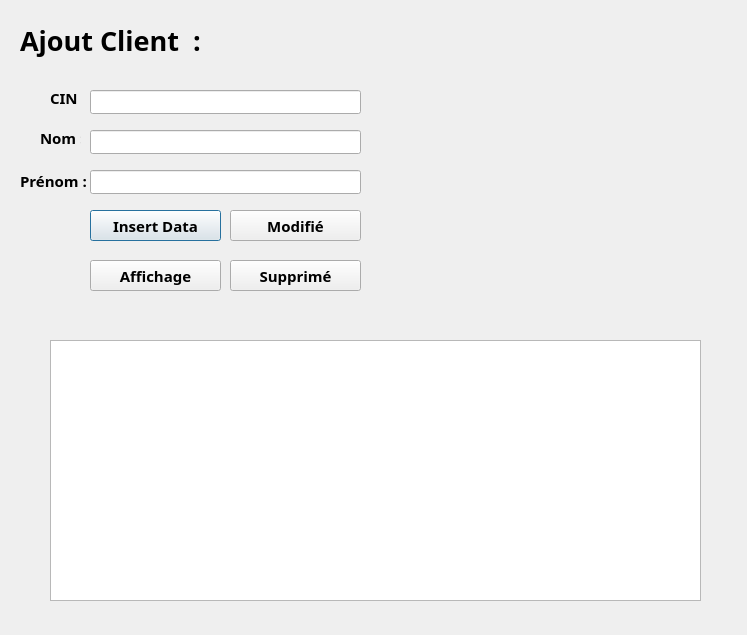
<?xml version="1.0" encoding="UTF-8"?>
<ui version="4.0">
 <class>Client</class>
 <widget class="QDialog" name="Client">
  <property name="geometry">
   <rect>
    <x>0</x>
    <y>0</y>
    <width>747</width>
    <height>635</height>
   </rect>
  </property>
  <property name="cursor">
   <cursorShape>PointingHandCursor</cursorShape>
  </property>
  <property name="windowTitle">
   <string>Dialog</string>
  </property>
  <widget class="QLabel" name="label">
   <property name="geometry">
    <rect>
     <x>20</x>
     <y>20</y>
     <width>231</width>
     <height>41</height>
    </rect>
   </property>
   <property name="font">
    <font>
     <family>Segoe UI Variable Display Semib</family>
     <pointsize>20</pointsize>
     <bold>true</bold>
    </font>
   </property>
   <property name="text">
    <string>Ajout Client  :</string>
   </property>
  </widget>
  <widget class="QLabel" name="label_2">
   <property name="geometry">
    <rect>
     <x>50</x>
     <y>90</y>
     <width>31</width>
     <height>16</height>
    </rect>
   </property>
   <property name="font">
    <font>
     <family>Segoe UI Semibold</family>
     <pointsize>11</pointsize>
     <bold>true</bold>
    </font>
   </property>
   <property name="text">
    <string>CIN :</string>
   </property>
  </widget>
  <widget class="QLabel" name="label_3">
   <property name="geometry">
    <rect>
     <x>40</x>
     <y>130</y>
     <width>41</width>
     <height>16</height>
    </rect>
   </property>
   <property name="font">
    <font>
     <family>Segoe UI Variable Text Semibold</family>
     <pointsize>11</pointsize>
     <bold>true</bold>
    </font>
   </property>
   <property name="text">
    <string>Nom :</string>
   </property>
  </widget>
  <widget class="QLabel" name="label_4">
   <property name="geometry">
    <rect>
     <x>20</x>
     <y>170</y>
     <width>71</width>
     <height>21</height>
    </rect>
   </property>
   <property name="font">
    <font>
     <family>Segoe UI Variable Display Semib</family>
     <pointsize>11</pointsize>
     <bold>true</bold>
    </font>
   </property>
   <property name="text">
    <string>Prénom :</string>
   </property>
  </widget>
  <widget class="QLineEdit" name="lineEdit_CIN">
   <property name="geometry">
    <rect>
     <x>90</x>
     <y>90</y>
     <width>271</width>
     <height>24</height>
    </rect>
   </property>
  </widget>
  <widget class="QLineEdit" name="lineEdit_Nom">
   <property name="geometry">
    <rect>
     <x>90</x>
     <y>130</y>
     <width>271</width>
     <height>24</height>
    </rect>
   </property>
  </widget>
  <widget class="QLineEdit" name="lineEdit_Prenom">
   <property name="geometry">
    <rect>
     <x>90</x>
     <y>170</y>
     <width>271</width>
     <height>24</height>
    </rect>
   </property>
  </widget>
  <widget class="QPushButton" name="pushButton_Data">
   <property name="geometry">
    <rect>
     <x>90</x>
     <y>210</y>
     <width>131</width>
     <height>31</height>
    </rect>
   </property>
   <property name="font">
    <font>
     <family>Segoe UI Variable Display Semib</family>
     <pointsize>11</pointsize>
     <bold>true</bold>
    </font>
   </property>
   <property name="text">
    <string>Insert Data</string>
   </property>
  </widget>
  <widget class="QLabel" name="label_pic">
   <property name="geometry">
    <rect>
     <x>420</x>
     <y>60</y>
     <width>251</width>
     <height>231</height>
    </rect>
   </property>
   <property name="text">
    <string/>
   </property>
  </widget>
  <widget class="QPushButton" name="pushButton_load_Data">
   <property name="geometry">
    <rect>
     <x>90</x>
     <y>260</y>
     <width>131</width>
     <height>31</height>
    </rect>
   </property>
   <property name="font">
    <font>
     <family>Segoe UI Variable Display Semib</family>
     <pointsize>11</pointsize>
     <bold>true</bold>
    </font>
   </property>
   <property name="text">
    <string>Affichage</string>
   </property>
  </widget>
  <widget class="QPushButton" name="pushButton_Delet">
   <property name="geometry">
    <rect>
     <x>230</x>
     <y>260</y>
     <width>131</width>
     <height>31</height>
    </rect>
   </property>
   <property name="font">
    <font>
     <family>Segoe UI Variable Text Semibold</family>
     <pointsize>11</pointsize>
     <bold>true</bold>
    </font>
   </property>
   <property name="text">
    <string>Supprimé</string>
   </property>
  </widget>
  <widget class="QPushButton" name="pushButton_updat">
   <property name="geometry">
    <rect>
     <x>230</x>
     <y>210</y>
     <width>131</width>
     <height>31</height>
    </rect>
   </property>
   <property name="font">
    <font>
     <family>Segoe UI Semibold</family>
     <pointsize>11</pointsize>
     <bold>true</bold>
    </font>
   </property>
   <property name="text">
    <string>Modifié</string>
   </property>
  </widget>
  <widget class="QTableView" name="tableView">
   <property name="geometry">
    <rect>
     <x>50</x>
     <y>340</y>
     <width>651</width>
     <height>261</height>
    </rect>
   </property>
  </widget>
 </widget>
 <resources/>
 <connections/>
</ui>
